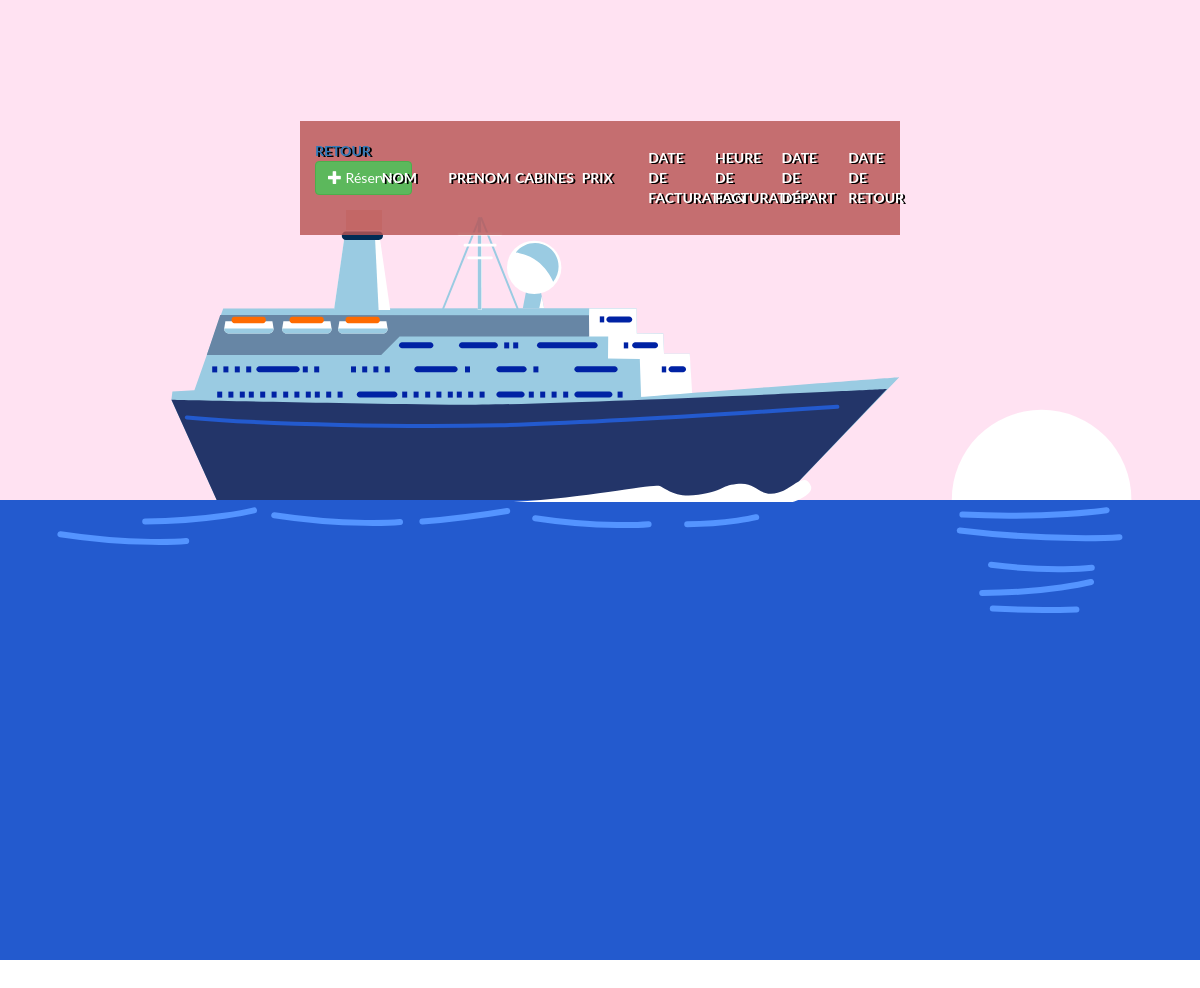
The page /PHP/html/index.php on the database as committed earlier.
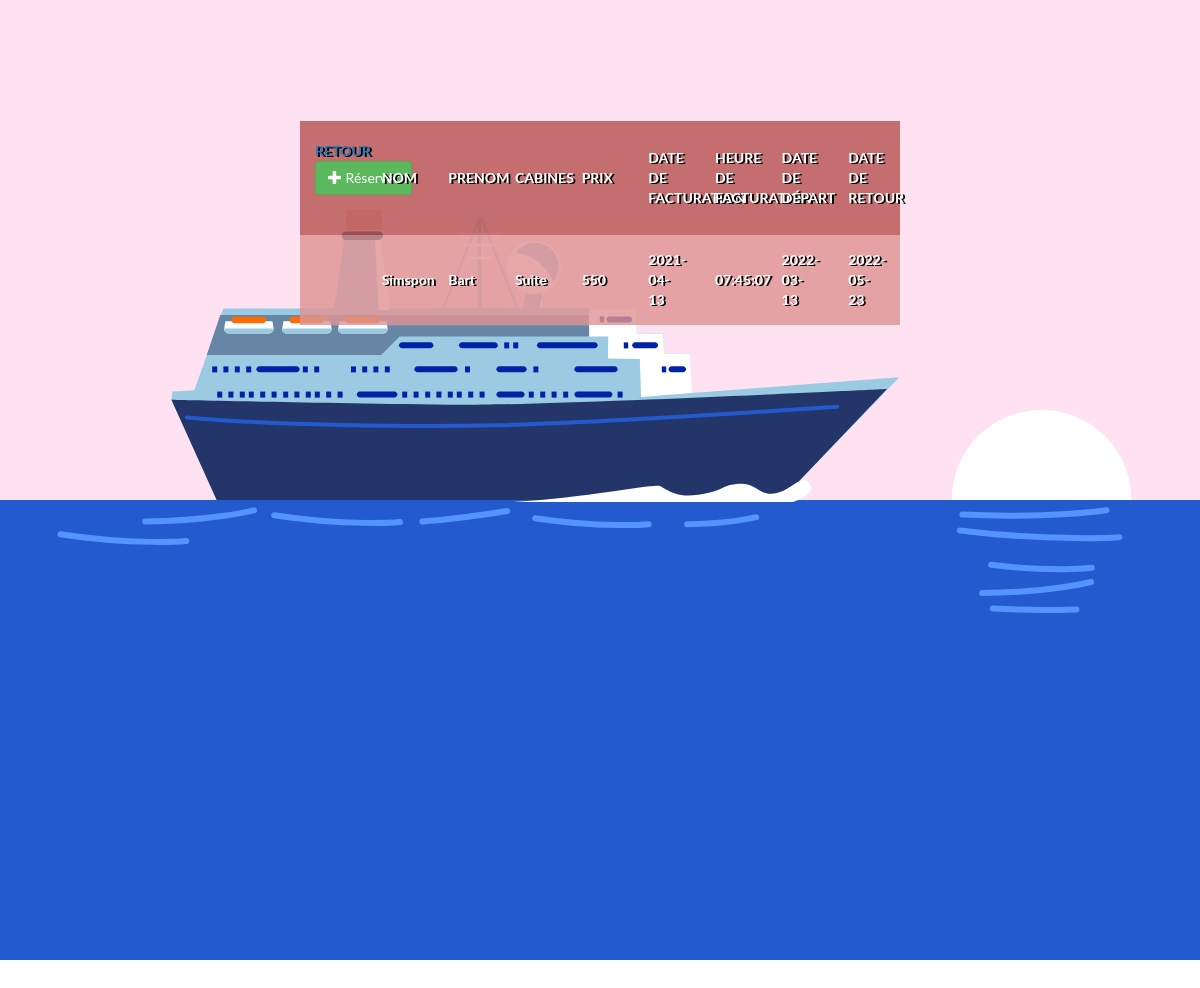
The same page on the database as committed later.
### tables this page shows
CREATE TABLE RecapReservation(
    Id INTEGER not null, 
    nom VARCHAR(20), 
    prenom VARCHAR(20), 
    age INT,
    sexe VARCHAR(5), 
    type_rang VARCHAR(10), 
    prix INT,
    date_facture DATE,
    h_facture DATE,
    date_debut DATE, 
    date_fin DATE,

    id_client INT,
    id_reservation INT,
    id_rang INT,
    id_facture INT,


    CONSTRAINT pk_recapReservation primary key (Id)

    CONSTRAINT fk_recapReservation
	FOREIGN KEY (id_client) REFERENCES Clients(id_client)
    FOREIGN KEY (id_reservation) REFERENCES Reservations(id_reservation) 
    FOREIGN KEY (id_rang) REFERENCES Rangs(id_rang)
    FOREIGN KEY (id_facture) REFERENCES Factures(id_facture)
);

### PHP/html/index.php (the view, shortened to what this page needs)
<!DOCTYPE html>
<html lang="en">
	<head>
		<link rel="stylesheet" type="text/css" href="../css/bootstrap.css"/>
		<link rel="stylesheet" type="text/css" href="../css/tables.css"/>
	</head>
<body>
<div style="width:device-width; margin-top: -20%;">
</div>
        <table cellpadding="0" cellspacing="0" border="0">
            <thead>
                <tr>
                    <th><a href="http://localhost:1234/html/main.html">Retour</a><button type="button" class="btn btn-success" data-toggle="modal" data-target="#form_modal"><span class="glyphicon glyphicon-plus"></span> Réserver</button>
		<br/><br/></th>
					<th>Nom</th>
					<th>Prenom</th>
                    <th>Cabines</th>
                    <th>Prix</th>
                    <th>Date de facturation</th>
                    <th>Heure de facturation</th>
					<th>Date de départ</th>
					<th>Date de retour</th>
				</tr>
			</thead>
				<?php
					require 'conn.php';
					$query = $conn->prepare("SELECT * FROM RecapReservation");
					$query->execute();
					while($fetch = $query->fetch()){
				?>
				<tr>
                    <td></td>
					<td><?php echo $fetch['nom']?></td>
					<td><?php echo $fetch['prenom']?></td>
                    <td><?php echo $fetch['type_rang']?></td>
					<td><?php echo $fetch['prix']?></td>
                    <td><?php echo $fetch['date_facture']?></td>
                    <td><?php echo $fetch['h_facture']?></td>
					<td><?php echo $fetch['date_debut']?></td>
					<td><?php echo $fetch['date_fin']?></td>
				</tr>
				<?php
					}
				?>
		</table>
</body>
</html>

### PHP/css/tables.css (style rules this page uses)
* { margin: 0; padding: 0; font-family: 'lato'; }
table { width: 50%; table-layout: fixed; position: absolute; top: 10%; left: 25%; }
th { padding: 20px 15px; text-align: left; font-weight: 700; font-size: 14px; color: #fff; text-shadow: 2px 1px #000000; text-transform: uppercase; background-color:rgb(185 85 85 / 82%); }
td { padding: 15px; text-align: left; vertical-align: middle; font-weight: 700; font-size: 14px; color: #fff; text-shadow: 2px 1px #000000; border-bottom: solid 1px rgba(255,255,255,0.1); background-color: rgb(224 148 148 / 82%); }
.ship { background-color: #ffe2f2; }

Rows that differ between the two databases and show on the page:
added recapreservation: nom "Simspon", prenom "Bart", type_rang "Suite", prix "550", date_facture "2021-04-13", h_facture "07:45:07", date_debut "2022-03-13", date_fin "2022-05-23"
